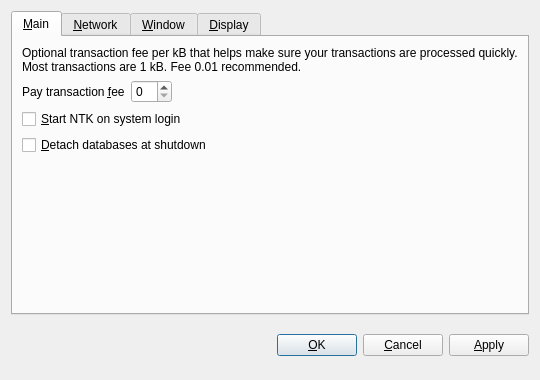
<?xml version="1.0" encoding="UTF-8"?>
<ui version="4.0">
 <class>OptionsDialog</class>
 <widget class="QDialog" name="OptionsDialog">
  <property name="geometry">
   <rect>
    <x>0</x>
    <y>0</y>
    <width>540</width>
    <height>380</height>
   </rect>
  </property>
  <property name="windowTitle">
   <string>Options</string>
  </property>
  <property name="modal">
   <bool>true</bool>
  </property>
  <layout class="QVBoxLayout" name="verticalLayout">
   <item>
    <widget class="QTabWidget" name="tabWidget">
     <property name="tabPosition">
      <enum>QTabWidget::North</enum>
     </property>
     <property name="currentIndex">
      <number>0</number>
     </property>
     <widget class="QWidget" name="tabMain">
      <attribute name="title">
       <string>&amp;Main</string>
      </attribute>
      <layout class="QVBoxLayout" name="verticalLayout_Main">
       <item>
        <widget class="QLabel" name="transactionFeeInfoLabel">
         <property name="text">
          <string>Optional transaction fee per kB that helps make sure your transactions are processed quickly. Most transactions are 1 kB. Fee 0.01 recommended.</string>
         </property>
         <property name="textFormat">
          <enum>Qt::PlainText</enum>
         </property>
         <property name="wordWrap">
          <bool>true</bool>
         </property>
        </widget>
       </item>
       <item>
        <layout class="QHBoxLayout" name="horizontalLayout_Main">
         <item>
          <widget class="QLabel" name="transactionFeeLabel">
           <property name="text">
            <string>Pay transaction &amp;fee</string>
           </property>
           <property name="textFormat">
            <enum>Qt::PlainText</enum>
           </property>
           <property name="buddy">
            <cstring>transactionFee</cstring>
           </property>
          </widget>
         </item>
         <item>
          <widget class="BitcoinAmountField" name="transactionFee"/>
         </item>
         <item>
          <spacer name="horizontalSpacer_Main">
           <property name="orientation">
            <enum>Qt::Horizontal</enum>
           </property>
           <property name="sizeHint" stdset="0">
            <size>
             <width>40</width>
             <height>20</height>
            </size>
           </property>
          </spacer>
         </item>
        </layout>
       </item>
       <item>
        <widget class="QCheckBox" name="bitcoinAtStartup">
         <property name="toolTip">
          <string>Automatically start NTK after logging in to the system.</string>
         </property>
         <property name="text">
          <string>&amp;Start NTK on system login</string>
         </property>
        </widget>
       </item>
       <item>
        <widget class="QCheckBox" name="detachDatabases">
         <property name="toolTip">
          <string>Detach block and address databases at shutdown. This means they can be moved to another data directory, but it slows down shutdown. The wallet is always detached.</string>
         </property>
         <property name="text">
          <string>&amp;Detach databases at shutdown</string>
         </property>
        </widget>
       </item>
       <item>
        <spacer name="verticalSpacer_Main">
         <property name="orientation">
          <enum>Qt::Vertical</enum>
         </property>
         <property name="sizeHint" stdset="0">
          <size>
           <width>20</width>
           <height>40</height>
          </size>
         </property>
        </spacer>
       </item>
      </layout>
     </widget>
     <widget class="QWidget" name="tabNetwork">
      <attribute name="title">
       <string>&amp;Network</string>
      </attribute>
      <layout class="QVBoxLayout" name="verticalLayout_Network">
       <item>
        <widget class="QCheckBox" name="mapPortUpnp">
         <property name="toolTip">
          <string>Automatically open the NTK client port on the router. This only works when your router supports UPnP and it is enabled.</string>
         </property>
         <property name="text">
          <string>Map port using &amp;UPnP</string>
         </property>
        </widget>
       </item>
       <item>
        <widget class="QCheckBox" name="connectSocks">
         <property name="toolTip">
          <string>Connect to the NTK network through a SOCKS proxy (e.g. when connecting through Tor).</string>
         </property>
         <property name="text">
          <string>&amp;Connect through SOCKS proxy:</string>
         </property>
        </widget>
       </item>
       <item>
        <layout class="QHBoxLayout" name="horizontalLayout_Network">
         <item>
          <widget class="QLabel" name="proxyIpLabel">
           <property name="text">
            <string>Proxy &amp;IP:</string>
           </property>
           <property name="textFormat">
            <enum>Qt::PlainText</enum>
           </property>
           <property name="buddy">
            <cstring>proxyIp</cstring>
           </property>
          </widget>
         </item>
         <item>
          <widget class="QValidatedLineEdit" name="proxyIp">
           <property name="maximumSize">
            <size>
             <width>140</width>
             <height>16777215</height>
            </size>
           </property>
           <property name="toolTip">
            <string>IP address of the proxy (e.g. 127.0.0.1)</string>
           </property>
          </widget>
         </item>
         <item>
          <widget class="QLabel" name="proxyPortLabel">
           <property name="text">
            <string>&amp;Port:</string>
           </property>
           <property name="textFormat">
            <enum>Qt::PlainText</enum>
           </property>
           <property name="buddy">
            <cstring>proxyPort</cstring>
           </property>
          </widget>
         </item>
         <item>
          <widget class="QLineEdit" name="proxyPort">
           <property name="maximumSize">
            <size>
             <width>55</width>
             <height>16777215</height>
            </size>
           </property>
           <property name="toolTip">
            <string>Port of the proxy (e.g. 9050)</string>
           </property>
          </widget>
         </item>
         <item>
          <widget class="QLabel" name="socksVersionLabel">
           <property name="text">
            <string>SOCKS &amp;Version:</string>
           </property>
           <property name="textFormat">
            <enum>Qt::PlainText</enum>
           </property>
           <property name="buddy">
            <cstring>socksVersion</cstring>
           </property>
          </widget>
         </item>
         <item>
          <widget class="QValueComboBox" name="socksVersion">
           <property name="toolTip">
            <string>SOCKS version of the proxy (e.g. 5)</string>
           </property>
          </widget>
         </item>
         <item>
          <spacer name="horizontalSpacer_Network">
           <property name="orientation">
            <enum>Qt::Horizontal</enum>
           </property>
           <property name="sizeHint" stdset="0">
            <size>
             <width>40</width>
             <height>20</height>
            </size>
           </property>
          </spacer>
         </item>
        </layout>
       </item>
       <item>
        <spacer name="verticalSpacer_Network">
         <property name="orientation">
          <enum>Qt::Vertical</enum>
         </property>
         <property name="sizeHint" stdset="0">
          <size>
           <width>20</width>
           <height>40</height>
          </size>
         </property>
        </spacer>
       </item>
      </layout>
     </widget>
     <widget class="QWidget" name="tabWindow">
      <attribute name="title">
       <string>&amp;Window</string>
      </attribute>
      <layout class="QVBoxLayout" name="verticalLayout_Window">
       <item>
        <widget class="QCheckBox" name="minimizeToTray">
         <property name="toolTip">
          <string>Show only a tray icon after minimizing the window.</string>
         </property>
         <property name="text">
          <string>&amp;Minimize to the tray instead of the taskbar</string>
         </property>
        </widget>
       </item>
       <item>
        <widget class="QCheckBox" name="minimizeOnClose">
         <property name="toolTip">
          <string>Minimize instead of exit the application when the window is closed. When this option is enabled, the application will be closed only after selecting Quit in the menu.</string>
         </property>
         <property name="text">
          <string>M&amp;inimize on close</string>
         </property>
        </widget>
       </item>
       <item>
        <spacer name="verticalSpacer_Window">
         <property name="orientation">
          <enum>Qt::Vertical</enum>
         </property>
         <property name="sizeHint" stdset="0">
          <size>
           <width>20</width>
           <height>40</height>
          </size>
         </property>
        </spacer>
       </item>
      </layout>
     </widget>
     <widget class="QWidget" name="tabDisplay">
      <attribute name="title">
       <string>&amp;Display</string>
      </attribute>
      <layout class="QVBoxLayout" name="verticalLayout_Display">
       <item>
        <layout class="QHBoxLayout" name="horizontalLayout_1_Display">
         <item>
          <widget class="QLabel" name="langLabel">
           <property name="text">
            <string>User Interface &amp;language:</string>
           </property>
           <property name="textFormat">
            <enum>Qt::PlainText</enum>
           </property>
           <property name="buddy">
            <cstring>lang</cstring>
           </property>
          </widget>
         </item>
         <item>
          <widget class="QValueComboBox" name="lang">
           <property name="toolTip">
            <string>The user interface language can be set here. This setting will take effect after restarting NTK.</string>
           </property>
          </widget>
         </item>
        </layout>
       </item>
       <item>
        <layout class="QHBoxLayout" name="horizontalLayout_2_Display">
         <item>
          <widget class="QLabel" name="unitLabel">
           <property name="text">
            <string>&amp;Unit to show amounts in:</string>
           </property>
           <property name="textFormat">
            <enum>Qt::PlainText</enum>
           </property>
           <property name="buddy">
            <cstring>unit</cstring>
           </property>
          </widget>
         </item>
         <item>
          <widget class="QValueComboBox" name="unit">
           <property name="toolTip">
            <string>Choose the default subdivision unit to show in the interface and when sending coins.</string>
           </property>
          </widget>
         </item>
        </layout>
       </item>
       <item>
        <widget class="QCheckBox" name="displayAddresses">
         <property name="toolTip">
          <string>Whether to show NTK addresses in the transaction list or not.</string>
         </property>
         <property name="text">
          <string>&amp;Display addresses in transaction list</string>
         </property>
        </widget>
       </item>
       <item>
        <spacer name="verticalSpacer_Display">
         <property name="orientation">
          <enum>Qt::Vertical</enum>
         </property>
         <property name="sizeHint" stdset="0">
          <size>
           <width>20</width>
           <height>40</height>
          </size>
         </property>
        </spacer>
       </item>
      </layout>
     </widget>
    </widget>
   </item>
   <item>
    <layout class="QHBoxLayout" name="horizontalLayout_Buttons">
     <item>
      <spacer name="horizontalSpacer_1">
       <property name="orientation">
        <enum>Qt::Horizontal</enum>
       </property>
       <property name="sizeHint" stdset="0">
        <size>
         <width>40</width>
         <height>48</height>
        </size>
       </property>
      </spacer>
     </item>
     <item>
      <widget class="QLabel" name="statusLabel">
       <property name="font">
        <font>
         <weight>75</weight>
         <bold>true</bold>
        </font>
       </property>
       <property name="text">
        <string/>
       </property>
       <property name="textFormat">
        <enum>Qt::PlainText</enum>
       </property>
       <property name="wordWrap">
        <bool>true</bool>
       </property>
      </widget>
     </item>
     <item>
      <spacer name="horizontalSpacer_2">
       <property name="orientation">
        <enum>Qt::Horizontal</enum>
       </property>
       <property name="sizeHint" stdset="0">
        <size>
         <width>40</width>
         <height>48</height>
        </size>
       </property>
      </spacer>
     </item>
     <item>
      <widget class="QPushButton" name="okButton">
       <property name="text">
        <string>&amp;OK</string>
       </property>
      </widget>
     </item>
     <item>
      <widget class="QPushButton" name="cancelButton">
       <property name="text">
        <string>&amp;Cancel</string>
       </property>
       <property name="autoDefault">
        <bool>false</bool>
       </property>
      </widget>
     </item>
     <item>
      <widget class="QPushButton" name="applyButton">
       <property name="text">
        <string>&amp;Apply</string>
       </property>
       <property name="autoDefault">
        <bool>false</bool>
       </property>
      </widget>
     </item>
    </layout>
   </item>
  </layout>
 </widget>
 <customwidgets>
  <customwidget>
   <class>BitcoinAmountField</class>
   <extends>QSpinBox</extends>
   <header>bitcoinamountfield.h</header>
  </customwidget>
  <customwidget>
   <class>QValueComboBox</class>
   <extends>QComboBox</extends>
   <header>qvaluecombobox.h</header>
  </customwidget>
  <customwidget>
   <class>QValidatedLineEdit</class>
   <extends>QLineEdit</extends>
   <header>qvalidatedlineedit.h</header>
  </customwidget>
 </customwidgets>
 <resources/>
 <connections/>
</ui>
